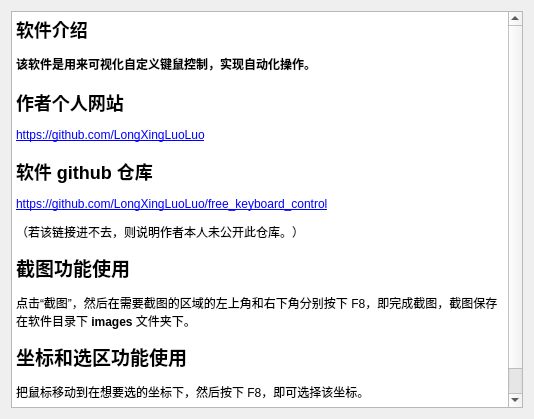
<?xml version="1.0" encoding="UTF-8"?>
<ui version="4.0">
 <class>authorWidget</class>
 <widget class="QWidget" name="authorWidget">
  <property name="geometry">
   <rect>
    <x>0</x>
    <y>0</y>
    <width>534</width>
    <height>419</height>
   </rect>
  </property>
  <property name="windowTitle">
   <string>作者介绍</string>
  </property>
  <layout class="QVBoxLayout" name="verticalLayout">
   <item>
    <widget class="QTextBrowser" name="textBrowser">
     <property name="html">
      <string>&lt;!DOCTYPE HTML PUBLIC &quot;-//W3C//DTD HTML 4.0//EN&quot; &quot;http://www.w3.org/TR/REC-html40/strict.dtd&quot;&gt;
&lt;html&gt;&lt;head&gt;&lt;meta name=&quot;qrichtext&quot; content=&quot;1&quot; /&gt;&lt;title&gt;作者介绍&lt;/title&gt;&lt;style type=&quot;text/css&quot;&gt;
p, li { white-space: pre-wrap; }
&lt;/style&gt;&lt;/head&gt;&lt;body style=&quot; font-family:'SimSun'; font-size:9pt; font-weight:400; font-style:normal;&quot;&gt;
&lt;h2 style=&quot; margin-top:16px; margin-bottom:12px; margin-left:0px; margin-right:0px; -qt-block-indent:0; text-indent:0px;&quot;&gt;&lt;a name=&quot;软件介绍&quot;&gt;&lt;/a&gt;&lt;span style=&quot; font-size:x-large; font-weight:600;&quot;&gt;软&lt;/span&gt;&lt;span style=&quot; font-size:x-large; font-weight:600;&quot;&gt;件介绍&lt;/span&gt;&lt;/h2&gt;
&lt;p style=&quot; margin-top:12px; margin-bottom:12px; margin-left:0px; margin-right:0px; -qt-block-indent:0; text-indent:0px;&quot;&gt;&lt;span style=&quot; font-weight:600;&quot;&gt;该软件是用来可视化自定义键鼠控制，实现自动化操作。&lt;/span&gt;&lt;/p&gt;
&lt;h2 style=&quot; margin-top:16px; margin-bottom:12px; margin-left:0px; margin-right:0px; -qt-block-indent:0; text-indent:0px;&quot;&gt;&lt;a name=&quot;作者个人网站&quot;&gt;&lt;/a&gt;&lt;span style=&quot; font-size:x-large; font-weight:600;&quot;&gt;作&lt;/span&gt;&lt;span style=&quot; font-size:x-large; font-weight:600;&quot;&gt;者个人网站&lt;/span&gt;&lt;/h2&gt;
&lt;p style=&quot; margin-top:12px; margin-bottom:12px; margin-left:0px; margin-right:0px; -qt-block-indent:0; text-indent:0px;&quot;&gt;&lt;a href=&quot;https://github.com/LongXingLuoLuo&quot;&gt;&lt;span style=&quot; text-decoration: underline; color:#0000ff;&quot;&gt;https://github.com/LongXingLuoLuo&lt;/span&gt;&lt;/a&gt;&lt;/p&gt;
&lt;h2 style=&quot; margin-top:16px; margin-bottom:12px; margin-left:0px; margin-right:0px; -qt-block-indent:0; text-indent:0px;&quot;&gt;&lt;span style=&quot; font-size:x-large; font-weight:600;&quot;&gt;软件 github 仓库&lt;/span&gt;&lt;/h2&gt;
&lt;p style=&quot; margin-top:12px; margin-bottom:12px; margin-left:0px; margin-right:0px; -qt-block-indent:0; text-indent:0px;&quot;&gt;&lt;a href=&quot;https://github.com/LongXingLuoLuo/free_keyboard_control&quot;&gt;&lt;span style=&quot; text-decoration: underline; color:#0000ff;&quot;&gt;https://github.com/LongXingLuoLuo/free_keyboard_control&lt;/span&gt;&lt;/a&gt;&lt;/p&gt;
&lt;p style=&quot; margin-top:12px; margin-bottom:12px; margin-left:0px; margin-right:0px; -qt-block-indent:0; text-indent:0px;&quot;&gt;（若该链接进不去，则说明作者本人未公开此仓库。）&lt;/p&gt;
&lt;p style=&quot; margin-top:12px; margin-bottom:12px; margin-left:0px; margin-right:0px; -qt-block-indent:0; text-indent:0px;&quot;&gt;&lt;span style=&quot; font-size:14pt; font-weight:600;&quot;&gt;截图功能使用 &lt;/span&gt;&lt;/p&gt;
&lt;p style=&quot; margin-top:12px; margin-bottom:12px; margin-left:0px; margin-right:0px; -qt-block-indent:0; text-indent:0px;&quot;&gt;点击“截图”，然后在需要截图的区域的左上角和右下角分别按下 F8，即完成截图，截图保存在软件目录下 &lt;span style=&quot; font-weight:600;&quot;&gt;images &lt;/span&gt;文件夹下。&lt;/p&gt;
&lt;p style=&quot; margin-top:12px; margin-bottom:12px; margin-left:0px; margin-right:0px; -qt-block-indent:0; text-indent:0px;&quot;&gt;&lt;span style=&quot; font-size:14pt; font-weight:600;&quot;&gt;坐标和选区功能使用&lt;/span&gt;&lt;/p&gt;
&lt;p style=&quot; margin-top:12px; margin-bottom:12px; margin-left:0px; margin-right:0px; -qt-block-indent:0; text-indent:0px;&quot;&gt;把鼠标移动到在想要选的坐标下，然后按下 F8，即可选择该坐标。&lt;/p&gt;
&lt;p style=&quot; margin-top:12px; margin-bottom:12px; margin-left:0px; margin-right:0px; -qt-block-indent:0; text-indent:0px;&quot;&gt;在选择的区域的左上角和右下角分别按下 F8，即选择矩形区域。&lt;/p&gt;&lt;/body&gt;&lt;/html&gt;</string>
     </property>
    </widget>
   </item>
  </layout>
 </widget>
 <resources/>
 <connections/>
</ui>
